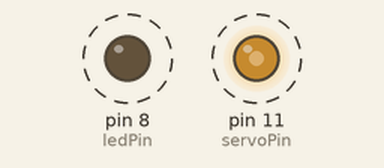
This sketch was run on a simulated Arduino Uno, built with avr-gcc and run on an emulated ATmega328P. On the bench: output pins drawn as LEDs (lit = HIGH). Dashed ring = blinking.

Above: at 0.05 s.
Timing chart, 0 to 4.6 s (numbered marks = the images above):
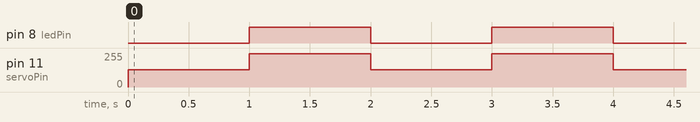

The sketch:

ServoPWM.ino
```cpp
/*
 * ServoPWM - the purpose of this sketch is to control a servo in order to do some work.
 *            the led is used to indicate which direction the servo is going with it being
 *            off when the servo is going forward and on when it is going backward.
 *
 * The ledPin is used to drive the LED to turn it on or off.
 *
 * The servoPin is used to drive the servo motor.
 *
 */
const int ledPin = 8;
const int servoPin = 11;

/*
 *  The frequency of the arduino PWM signal is around 490 Hz
 *  This translates into 2 milliseconds per cycle.
 */
const int pwmFrequency = 490;

typedef enum
{
  FORWARD = 0,
  BACKWARD = 1
} eDirection;

eDirection servoDirection = FORWARD;

/*
 * Motor speeds for the LS-3006
 * which are defined in microseconds.
 */
typedef enum
{
  FORWARD_SPEED = 128,  // (1000 microseconds) which is equal to half of our cycle
  BACKWARD_SPEED = 250, // (2000) microseconds which is basically the full cycle
  NEUTRAL_SPEED = 192,  // (1500 microseconds) which is equal to three quarters of the cycle
} eMotorSpeed;

eMotorSpeed motorSpeed = FORWARD_SPEED;

/*
 * Method declarations
 */

/* No additional methods in this sketch */

/*
 * Setup - main configuration point of our sketch to configure
 *         the Arduino for PWM output
 *
 * Params - none
 *
 * Returns - nothing
 */
void setup()
{
  pinMode(ledPin, OUTPUT);
}

/*
 * loop - main method which will be called each time the
 *        Arduino goes through its main loop to change the
 *        direction of the servo
 *
 * Params - none
 *
 * Returns - nothing
 */
void loop()
{
  // Set our LED to the proper state based on the direction
  if (servoDirection == FORWARD)
  {
    motorSpeed = FORWARD_SPEED;
    digitalWrite(ledPin, LOW);
    servoDirection = BACKWARD;  // set it for next time
  }
  else
  {
    motorSpeed = BACKWARD_SPEED;
    digitalWrite(ledPin, HIGH);
    servoDirection = FORWARD;  // set it for next time
  }

  analogWrite(servoPin, motorSpeed);

  // Rest for a second and then change directions
  delay(1000);
}
```

Measured:
- by itself, pin 8 (ledPin): alternates HIGH for 1.0 s and LOW for 1.0 s
- by itself, pin 11 (servoPin): alternates 250/255 for 1.0 s and 128/255 for 1.0 s
